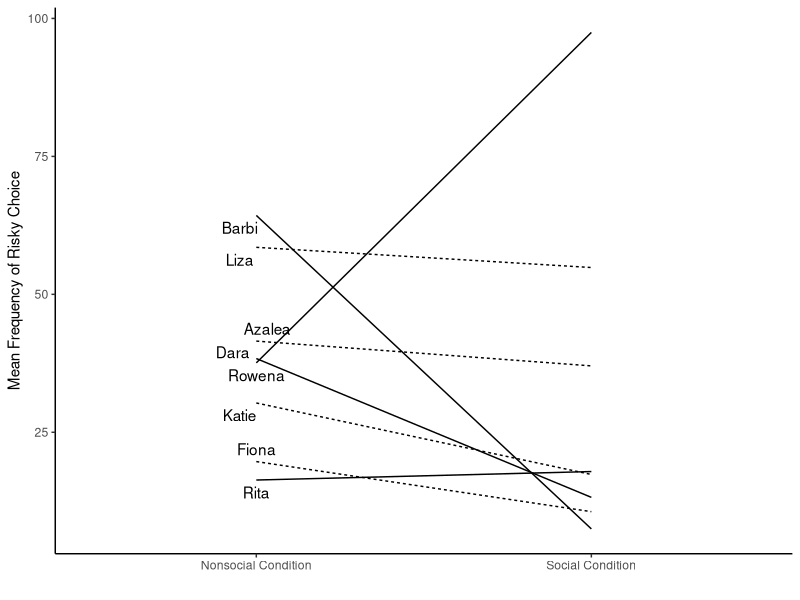
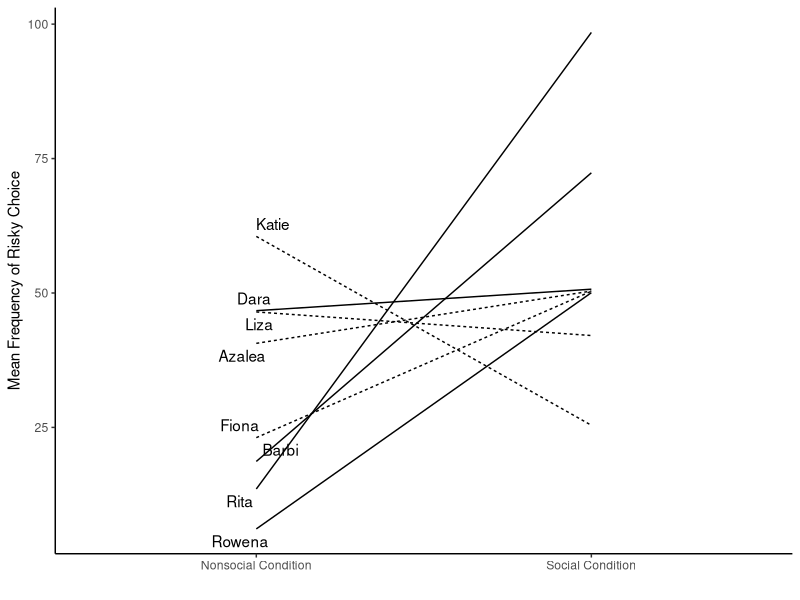
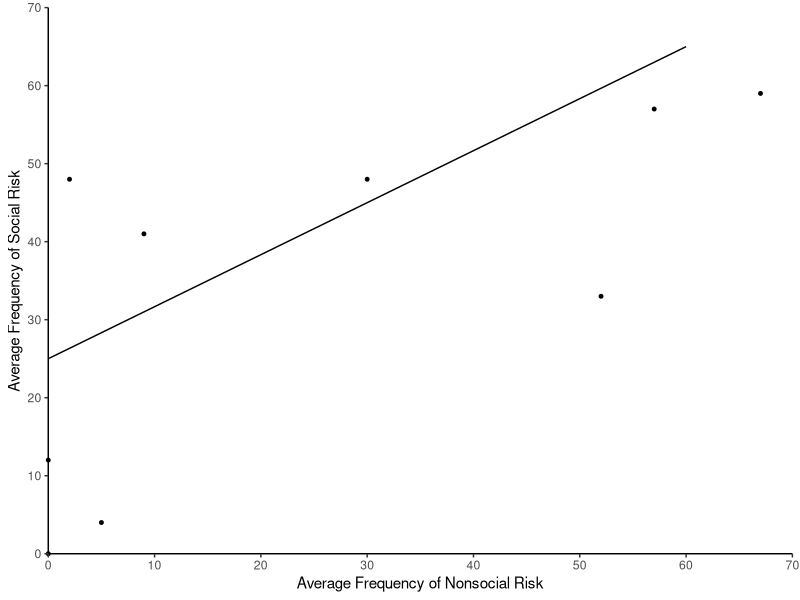

Recreate these plots in R, in order.
## ---- chunk 1
knitr::opts_chunk$set(echo = TRUE)
## ---- chunk 2
#loading library to enable visualization of ggplot function use
library(ggplot2)
library(ggrepel)
## ---- chunk 3

names<-rep(c("Dara","Rita","Liza", "Azalea", "Barbi","Rowena","Katie","Fiona"), each=2)
lnames<-c("","Dara","","Rita","","Liza", "","Azalea", "","Barbi","","Rowena","","Katie","","Fiona")
mean_frequency<-rnorm(16,45,25)
condition<-rep(c("Social Condition","Nonsocial Condition"),8)
adversity<-rep(c("Adverse","Not_Adverse"),times=c(4,4))

plot_df<-data.frame(names,mean_frequency,adversity,condition)

#print(plot_df)

b<-ggplot(plot_df, aes(condition,mean_frequency,group=names,linetype=adversity))+geom_line()+geom_text_repel(label=lnames, position = "nudge")+theme_classic()

b+labs(x="",y="Mean Frequency of Risky Choice")+theme(legend.position = "none")
## ---- chunk 4

names<-rep(c("Dara","Rita","Liza", "Azalea", "Barbi","Rowena","Katie","Fiona"), each=2)
lnames<-c("","Dara","","Rita","","Liza", "","Azalea", "","Barbi","","Rowena","","Katie","","Fiona")
mean_frequency<-rnorm(16,45,25)
condition<-rep(c("Social Condition","Nonsocial Condition"),8)
adversity<-rep(c("Adverse","Not_Adverse"),times=c(4,4))

plot_df<-data.frame(names,mean_frequency,adversity,condition)

#print(plot_df)

a<-ggplot(plot_df, aes(condition,mean_frequency,group=names,linetype=adversity))+geom_line()+geom_text_repel(label=lnames, position = "nudge")+theme_classic()

a+labs(x="",y="Mean Frequency of Risky Choice")+theme(legend.position = "none")
## ---- chunk 5
avg_nonsoc<-c(0,60)
avg_soc<-c(25,65)
ad_avg_nonsoc<-c(0,0,2,5,9,30,52,57,67)
ad_avg_soc<-c(0,12,48,4,41,48,33,57,59)
plot_da<-data.frame(avg_nonsoc,avg_soc)
plot_db<-data.frame(ad_avg_nonsoc,ad_avg_soc)

c<-ggplot(plot_da)+geom_line(mapping = aes(avg_nonsoc,avg_soc))+geom_point(data =plot_db ,x=ad_avg_nonsoc,y=ad_avg_soc, size=1)+theme_classic()+coord_cartesian(xlim = c(0,70),ylim = c(0,70),clip = "off")


c+labs(x="Average Frequency of Nonsocial Risk",y="Average Frequency of Social Risk")+scale_x_continuous(expand = c(0,0),breaks = pretty(0:70,n=7))+scale_y_continuous(expand = c(0,0),breaks = pretty(0:70,n=7))
